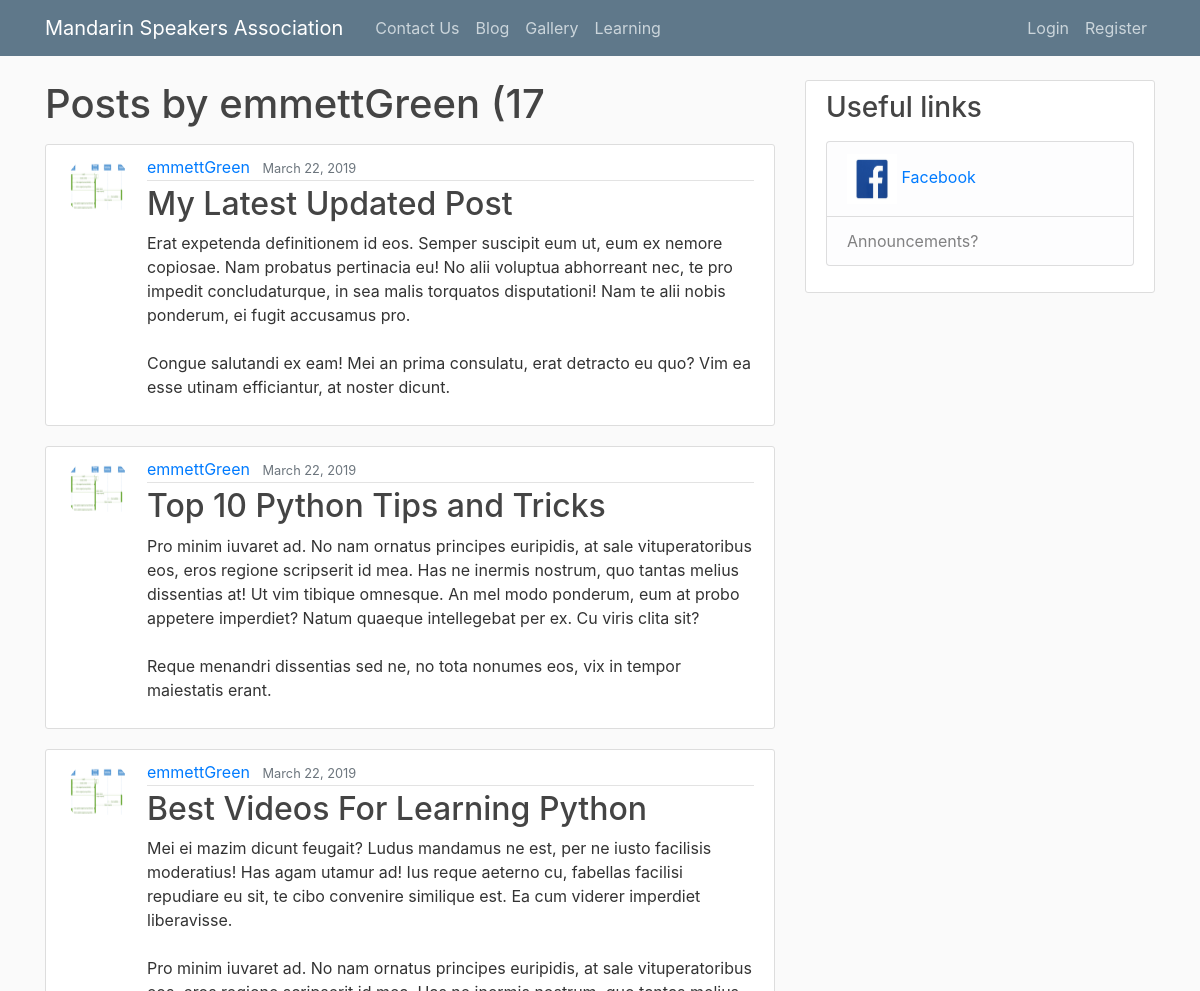
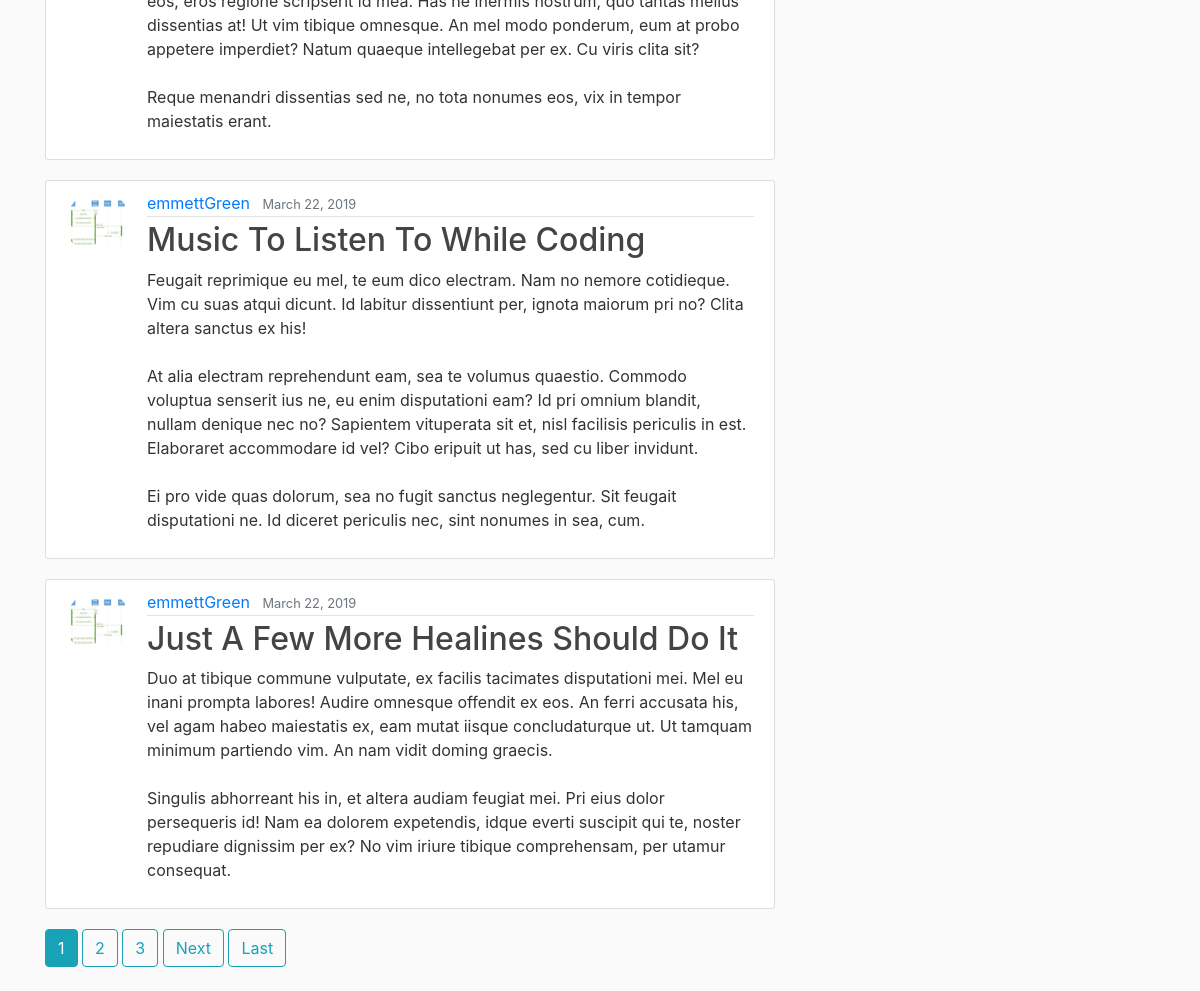
/user/emmettGreen, run on the app's committed database (2 pictures, top to bottom).
### blog/models.py (models this page shows, shortened)
class Post(models.Model):
    title = models.CharField(max_length=100)
    content = models.TextField()
    date_posted = models.DateTimeField(default=timezone.now)
    author = models.ForeignKey(User, on_delete=models.CASCADE)

### users/models.py (models this page shows, shortened)
class Profile(models.Model):
    user = models.OneToOneField(User, on_delete=models.CASCADE)
    image = models.ImageField(default='default.jpg', upload_to='profile_pics')

### blog/views.py (the view)
# urls.py: path('user/<str:username>', UserPostListView.as_view(), name='user-posts'),
class UserPostListView(ListView):
    model = Post
    template_name = 'blog/user_posts.html'  # <app>/<model>_<viewtype>.html
    context_object_name = 'posts'
    paginate_by = 5
    def get_queryset(self):
        user = get_object_or_404(User, username=self.kwargs.get('username'))
        return Post.objects.filter(author=user).order_by('-date_posted')

### blog/templates/blog/user_posts.html (shortened to what this page needs)
{% extends "blog/base.html" %}
{% block content %}
    <h1 class="mb-3">Posts by {{ view.kwargs.username }} ({{ page_obj.paginator.count }}</h1>
    {% for post in posts %}
        <article class="media content-section">
          <img class="rounded-circle article-img" src="{{ post.author.profile.image.url }}">
          <div class="media-body">
            <div class="article-metadata">
              <a class="mr-2" href="{% url 'user-posts' post.author.username %}">{{ post.author }}</a>
              <small class="text-muted">{{ post.date_posted|date:"F d, Y" }}</small>
            </div>
            <h2><a class="article-title" href="{% url 'post-detail' post.id %}">{{ post.title }}</a></h2>
            <p class="article-content">{{ post.content }}</p>
          </div>
        </article>
    {% endfor %}
    {%  if is_paginated %}
        {% for num in page_obj.paginator.page_range %}
            {%  if page_obj.number == num %}
                <a class="btn btn-info mb-4" href="?page={{ num }}">{{ num }}</a>
            {% elif num > page_obj.number|add:'-3' and num < page_obj.number|add:'3'%}
                <a class="btn btn-outline-info mb-4" href="?page={{ num }}">{{ num }}</a>
            {% endif %}
        {% endfor %}
          {% if page_obj.has_next %}
            <a class="btn btn-outline-info mb-4" href="?page={{ page_obj.next_page_number }}">Next</a>
            <a class="btn btn-outline-info mb-4" href="?page={{ page_obj.paginator.num_pages }}">Last</a>
        {% endif %}
    {% endif %}
{% endblock content %}

### blog/templates/blog/base.html (shortened to what this page needs)
{% load static %}
<!DOCTYPE html>
<html>
<head>
    <link rel="stylesheet" href="https://maxcdn.bootstrapcdn.com/bootstrap/4.0.0/css/bootstrap.min.css"
>
    <link rel="stylesheet" type="text/css" href="{% static 'blog/main.css' %}">
</head>
<body>
<header class="site-header">
    <nav class="navbar navbar-expand-md navbar-dark bg-steel fixed-top">
        <div class="container">
            <a class="navbar-brand mr-4" href="{% url 'home-page' %}">Mandarin Speakers Association</a>
            <div class="collapse navbar-collapse" id="navbarToggle">
                <div class="navbar-nav mr-auto">
                    <a class="nav-item nav-link" href="{% url 'contact-us' %}">Contact Us</a>
                    <a class="nav-item nav-link" href="{% url 'blog-home' %}">Blog</a>
                    <a class="nav-item nav-link" href="{% url 'gallery-home' %}">Gallery</a>
                    <a class="nav-item nav-link" href="{% url 'book-list' %}">Learning</a>
                </div>
                <div class="navbar-nav">
                    {% if user.is_authenticated %}
                        <a class="nav-item nav-link" href="{% url 'profile' %}">Profile</a>
                        <a class="nav-item nav-link" href="{% url 'logout' %}">Logout</a>
                    {% else %}
                        <a class="nav-item nav-link" href="{% url 'login' %}">Login</a>
                        <a class="nav-item nav-link" href="{% url 'register' %}">Register</a>
                    {% endif %}
                </div>
            </div>
        </div>
    </nav>
</header>
<main role="main" class="container">
    <div class="row">
        <div class="col-md-8">
            {% block content %}{% endblock %}
        </div>
        <div class="col-md-4">
            <div class="content-section">
                <h3>Useful links</h3>
                <p class='text-muted'>
                <ul class="list-group">
                    <li class="list-group-item list-group-item-light">
                        <a href="https://www.facebook.com/pg/Mandarin-Speakers-Association-and-Chinese-School-1800432676885418/posts/">
                            <img src="{% static 'blog/facebookimg.jpg' %}" width="50px" height="50px">
                            Facebook </a></li>
                    <li class="list-group-item list-group-item-light">Announcements?</li>
                </ul>
                </p>
            </div>
        </div>
    </div>
</main>
</body>
</html>

### blog/static/blog/main.css (style rules this page uses)
body { background: #fafafa; color: #333333; margin-top: 5rem; }
h1, h2, h3, h4, h5, h6 { color: #444444; }
ul { margin: 0; }
.bg-steel { background-color: #5f788a; }
.site-header .navbar-nav .nav-link { color: #cbd5db; }
.content-section { background: #ffffff; padding: 10px 20px; border: 1px solid #dddddd; border-radius: 3px; margin-bottom: 20px; }
.article-title { color: #444444; }
.article-content { white-space: pre-line; }
.article-img { height: 65px; width: 65px; margin-right: 16px; }
.article-metadata { padding-bottom: 1px; margin-bottom: 4px; border-bottom: 1px solid #e3e3e3 }

### data on the page
Post: author.profile.image (picture), author "emmettGreen", date_posted "March 22, 2019", title "My Latest Updated Post", content "Erat expetenda definitionem id eos. Semper suscipit eum ut, eum ex nemore copiosae. Nam probatus pertinacia eu! No alii voluptua abhorreant nec, te pro impedit concludaturque, in sea malis torquatos disputationi! Nam te alii nobis ponderum, ei fugit accusamus pro. Congue salutandi ex eam! Mei an prima consulatu, erat detracto eu quo? Vim ea esse utinam efficiantur, at noster dicunt."
Post: author.profile.image (picture), author "emmettGreen", date_posted "March 22, 2019", title "Top 10 Python Tips and Tricks", content "Pro minim iuvaret ad. No nam ornatus principes euripidis, at sale vituperatoribus eos, eros regione scripserit id mea. Has ne inermis nostrum, quo tantas melius dissentias at! Ut vim tibique omnesque. An mel modo ponderum, eum at probo appetere imperdiet? Natum quaeque intellegebat per ex. Cu viris clita sit? Reque menandri dissentias sed ne, no tota nonumes eos, vix in tempor maiestatis erant."
Post: author.profile.image (picture), author "emmettGreen", date_posted "March 22, 2019", title "Best Videos For Learning Python", content "Mei ei mazim dicunt feugait? Ludus mandamus ne est, per ne iusto facilisis moderatius! Has agam utamur ad! Ius reque aeterno cu, fabellas facilisi repudiare eu sit, te cibo convenire similique est. Ea cum viderer imperdiet liberavisse. Pro minim iuvaret ad. No nam ornatus principes euripidis, at sale vituperatoribus eos, eros regione scripserit id mea. Has ne inermis nostrum, quo tantas melius dissentias at! Ut vim tibique omnesque. An mel modo ponderum, eum at probo appetere imperdiet? Natum quaeque intellegebat per ex. Cu viris clita sit? Reque menandri dissentias sed ne, no tota nonumes eos, vix in tempor maiestatis erant."
Post: author.profile.image (picture), author "emmettGreen", date_posted "March 22, 2019", title "Music To Listen To While Coding", content "Feugait reprimique eu mel, te eum dico electram. Nam no nemore cotidieque. Vim cu suas atqui dicunt. Id labitur dissentiunt per, ignota maiorum pri no? Clita altera sanctus ex his! At alia electram reprehendunt eam, sea te volumus quaestio. Commodo voluptua senserit ius ne, eu enim disputationi eam? Id pri omnium blandit, nullam denique nec no? Sapientem vituperata sit et, nisl facilisis periculis in est. Elaboraret accommodare id vel? Cibo eripuit ut has, sed cu liber invidunt. Ei pro vide quas dolorum, sea no fugit sanctus neglegentur. Sit feugait disputationi ne. Id diceret periculis nec, sint nonumes in sea, cum."
Post: author.profile.image (picture), author "emmettGreen", date_posted "March 22, 2019", title "Just A Few More Healines Should Do It", content "Duo at tibique commune vulputate, ex facilis tacimates disputationi mei. Mel eu inani prompta labores! Audire omnesque offendit ex eos. An ferri accusata his, vel agam habeo maiestatis ex, eam mutat iisque concludaturque ut. Ut tamquam minimum partiendo vim. An nam vidit doming graecis. Singulis abhorreant his in, et altera audiam feugiat mei. Pri eius dolor persequeris id! Nam ea dolorem expetendis, idque everti suscipit qui te, noster repudiare dignissim per ex? No vim iriure tibique comprehensam, per utamur consequat."

### other printed values
{{ view.kwargs.username }} "emmettGreen"
{{ page_obj.paginator.count }} "17"
{{ num }} "1"
{{ num }} "2" "3"
